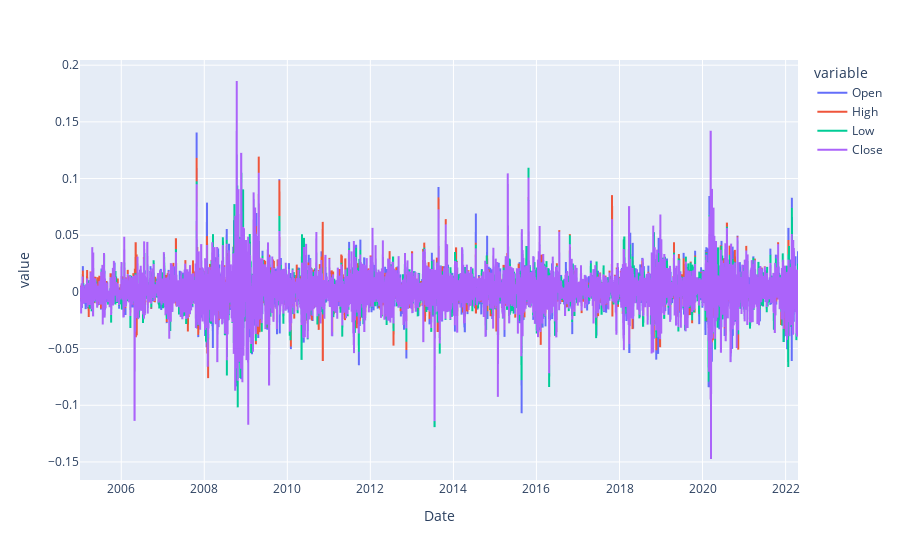

Notebook source saved alongside this figure:
### Code cell
df.plot()

### Figure 1 — Plotly figure (JSON) as saved in the notebook; plotly's stock layout.template omitted (floating-point values rounded to 4 significant figures; data arrays with more than 128 entries replaced by an {"elided": "..."} marker saying what was removed)
{"data": [{"hovertemplate": "variable=Open<br>Date=%{x}<br>value=%{y}<extra></extra>", "legendgroup": "Open", "line": {"color": "#636efa", "dash": "solid"}, "marker": {"symbol": "circle"}, "mode": "lines", "name": "Open", "showlegend": true, "type": "scattergl", "x": {"elided": "4355 str values"}, "xaxis": "x", "y": {"elided": "4355 float values"}, "yaxis": "y"}, {"hovertemplate": "variable=High<br>Date=%{x}<br>value=%{y}<extra></extra>", "legendgroup": "High", "line": {"color": "#EF553B", "dash": "solid"}, "marker": {"symbol": "circle"}, "mode": "lines", "name": "High", "showlegend": true, "type": "scattergl", "x": {"elided": "4355 str values"}, "xaxis": "x", "y": {"elided": "4355 float values"}, "yaxis": "y"}, {"hovertemplate": "variable=Low<br>Date=%{x}<br>value=%{y}<extra></extra>", "legendgroup": "Low", "line": {"color": "#00cc96", "dash": "solid"}, "marker": {"symbol": "circle"}, "mode": "lines", "name": "Low", "showlegend": true, "type": "scattergl", "x": {"elided": "4355 str values"}, "xaxis": "x", "y": {"elided": "4355 float values"}, "yaxis": "y"}, {"hovertemplate": "variable=Close<br>Date=%{x}<br>value=%{y}<extra></extra>", "legendgroup": "Close", "line": {"color": "#ab63fa", "dash": "solid"}, "marker": {"symbol": "circle"}, "mode": "lines", "name": "Close", "showlegend": true, "type": "scattergl", "x": {"elided": "4355 str values"}, "xaxis": "x", "y": {"elided": "4355 float values"}, "yaxis": "y"}], "layout": {"legend": {"title": {"text": "variable"}, "tracegroupgap": 0}, "margin": {"t": 60}, "xaxis": {"anchor": "y", "domain": [0, 1], "title": {"text": "Date"}}, "yaxis": {"anchor": "x", "domain": [0, 1], "title": {"text": "value"}}}}
